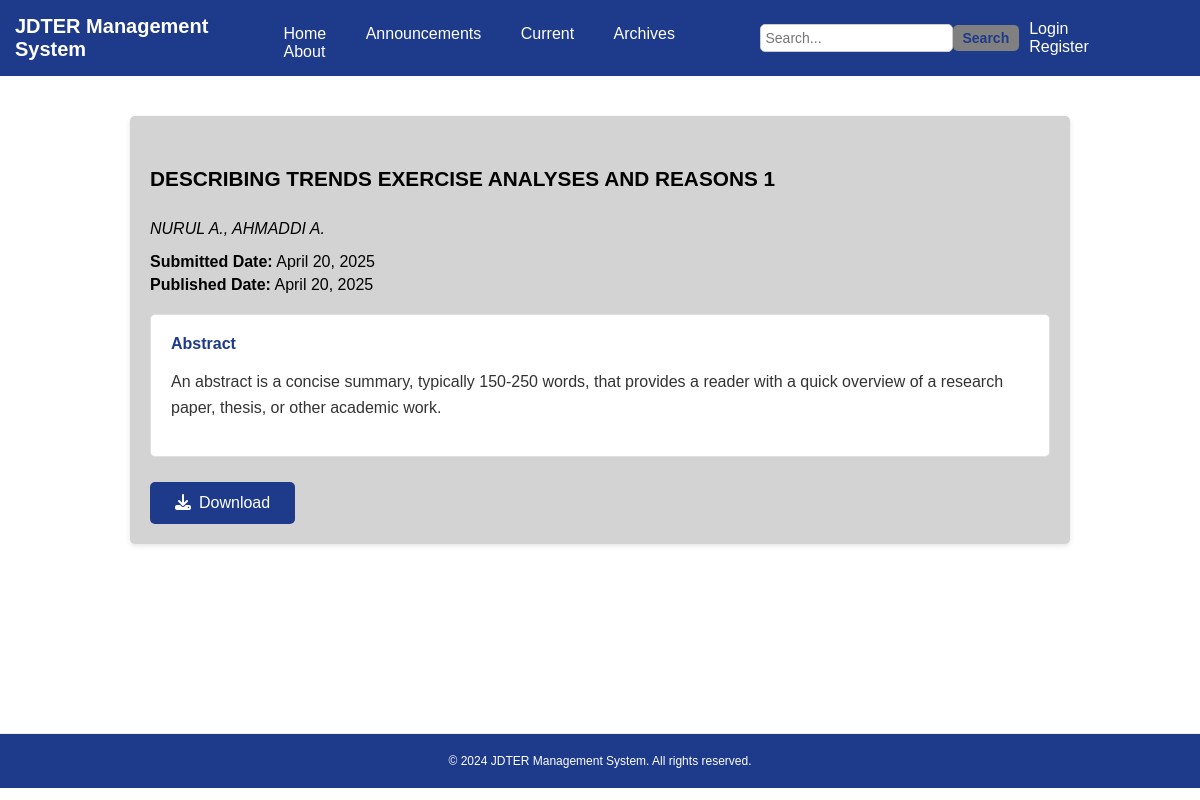
Screenshot of /read_article.php?id=191 with the database file from the repository.
### tables this page shows
CREATE TABLE `metadata` (
  `metadata_id` int(11) NOT NULL,
  `submission_id` int(11) NOT NULL,
  `title` varchar(255) NOT NULL,
  `abstract` text NOT NULL,
  `keywords` varchar(255) DEFAULT NULL,
  `references` text DEFAULT NULL,
  `user_id` int(11) NOT NULL
);

CREATE TABLE `submission_files` (
  `file_id` int(11) NOT NULL,
  `submission_id` int(11) NOT NULL,
  `file_type` enum('article','research_instrument','research_materials','research_results','transcript','data_analysis','data_set','source_texts','other') NOT NULL,
  `file_path` varchar(255) NOT NULL,
  `file_name` varchar(255) NOT NULL,
  `file_extension` varchar(10) DEFAULT NULL,
  `uploaded_at` timestamp NOT NULL DEFAULT current_timestamp(),
  `file_size` int(11) DEFAULT NULL,
  `user_id` int(11) NOT NULL
);

CREATE TABLE `publish_article` (
  `publish_id` int(11) NOT NULL,
  `submission_id` int(11) NOT NULL,
  `status` enum('Not Published Yet','Published') DEFAULT 'Not Published Yet',
  `published_at` timestamp NOT NULL DEFAULT current_timestamp()
);

### read_article.php (the view, shortened to what this page needs)
<?php
require 'db_connection.php';
$submission_id = $_GET['id'];
$meta_stmt = $pdo->prepare("SELECT title, abstract FROM metadata WHERE submission_id = ?");
$meta_stmt->execute([$submission_id]);
$metadata = $meta_stmt->fetch(PDO::FETCH_ASSOC);
$contrib_stmt = $pdo->prepare("SELECT name FROM contributors WHERE submission_id = ?");
$contrib_stmt->execute([$submission_id]);
$contributors = $contrib_stmt->fetchAll(PDO::FETCH_ASSOC);
$file_stmt = $pdo->prepare("SELECT file_id, uploaded_at, file_path, file_name FROM submission_files WHERE submission_id = ? ORDER BY uploaded_at ASC LIMIT 1");
$file_stmt->execute([$submission_id]);
$file_data = $file_stmt->fetch(PDO::FETCH_ASSOC);
$publish_stmt = $pdo->prepare("SELECT published_at FROM publish_article WHERE submission_id = ?");
$publish_stmt->execute([$submission_id]);
$publish_data = $publish_stmt->fetch(PDO::FETCH_ASSOC);
?>
<!DOCTYPE html>
<html lang="en">
<head>
    <link rel="stylesheet" href="https://cdnjs.cloudflare.com/ajax/libs/font-awesome/6.5.0/css/all.min.css">
</head>
<body class="index-page">
    <header>
        <h1 style="margin: 0; font-size: 20px;">JDTER Management System</h1>
        <nav>
            <ul class="main-links">
                <li><a href="index.php">Home</a></li>
                <li><a href="announcement.php">Announcements</a></li>
                <li><a href="current.php">Current</a></li>
                <li><a href="archives.php">Archives</a></li>
                <li><a href="about.php">About</a></li>
            </ul>
        </nav>
        <div class="search-bar">
            <input type="text" placeholder="Search...">
            <button>Search</button>
        </div>
        <ul class="auth-links">
            <li>
                <a href="#">Login</a>
            </li>
            <li><a href="register.php">Register</a></li>
        </ul>
    </header>
    <main>
        <section class="article-details">
            <?php if ($metadata): ?>
                <h2 class="article-title"><?= htmlspecialchars($metadata['title']) ?></h2>
                <div class="authors-list">
                    <?php
                    $formatted_names = [];
                    foreach ($contributors as $contributor) {
                        $name_parts = explode(' ', $contributor['name']);
                        $first_name = $name_parts[0];
                        $last_name = end($name_parts);
                        $formatted_name = $first_name . ' ' . strtoupper(substr($last_name, 0, 1)) . '.';
                        $formatted_names[] = htmlspecialchars($formatted_name);
                    }
                    echo implode(', ', $formatted_names);
                    ?>
                </div>
                <div class="dates">
                    <p><strong>Submitted Date:</strong> <?= date('F j, Y', strtotime($file_data['uploaded_at'])) ?></p>
                    <p><strong>Published Date:</strong> <?= date('F j, Y', strtotime($publish_data['published_at'])) ?></p>
                </div>
                <div class="abstract-section">
                    <h3>Abstract</h3>
                    <p><?= nl2br(htmlspecialchars($metadata['abstract'])) ?></p>
                </div>
                <?php if (!empty($file_data['file_path'])): ?>
                    <a href="download.php?file_id=<?= $file_data['file_id'] ?>" class="download-btn">
                        <i class="fa fa-download" style="margin-right: 8px;"></i>Download
                    </a>
                <?php else: ?>
                    <p class="no-file">No manuscript file available.</p>
                <?php endif; ?>
            <?php else: ?>
                <p class="error">Article details not found.</p>
            <?php endif; ?>
        </section>
    </main>
    <footer>
        <p>&copy; 2024 JDTER Management System. All rights reserved.</p>
    </footer>
</body>
</html>

### read_article.php (style rules this page uses)
body { font-family: Arial, sans-serif; margin: 0; padding: 0; background-color: white; color: black; }
header { background-color: #1e3a8a !important; color: #fff; padding: 15px; display: flex; justify-content: space-between; align-items: center; }
h1 { margin: 0; font-size: 24px; font-weight: bold; }
nav { margin-top: 10px; }
.main-links, .auth-links { list-style-type: none; padding: 0; margin: 0; }
.main-links li, .auth-links li { display: inline-block; margin-right: 15px; }
.main-links a, .auth-links a { color: #fff; text-decoration: none; font-size: 16px; padding: 5px 10px; border-radius: 5px; }
.search-bar { display: flex; align-items: center; }
.search-bar input { padding: 5px; font-size: 14px; border-radius: 5px; border: 1px solid #ccc; }
.search-bar button { padding: 5px 10px; font-size: 14px; border-radius: 5px; background-color: gray; color: #1e3a8a; font-weight: bold; border: none; cursor: pointer; }
main { padding: 20px; }
h2 { color: #1e3a8a; margin-bottom: 20px; text-align: center; }
footer p { font-size: 12px !important; text-align: center; color: white !important; position: fixed; bottom: 0; left: 0; width: 100%; background-color: #1e3a8a; padding: 20px 0; border-top: 1px solid #eee; }
.article-details { max-width: 900px; margin: 20px auto; padding: 20px; background-color: lightgray; border-radius: 5px; box-shadow: 0 2px 5px rgba(0, 0, 0, 0.1); text-align: left; }
.article-title { font-size: 1.3rem; font-weight: bold; color: #000; text-decoration: none; cursor: pointer; line-height: 2.5; margin-bottom: 15px; text-align: left; }
.authors-list { color: #000; font-size: 1rem; margin-bottom: 15px; font-style: italic; }
.dates { color: #000; font-size: 1rem; margin-bottom: 20px; }
.dates p { margin: 5px 0; }
.abstract-section { background-color: white; padding: 20px; border-radius: 5px; margin-bottom: 25px; border: 1px solid #e0e0e0; }
.abstract-section h3 { color: #1e3a8a; margin-top: 0; margin-bottom: 15px; font-size: 1rem; }
.abstract-section p { line-height: 1.6; color: #333; }
.download-btn { display: inline-block; padding: 12px 25px; background-color: #1e3a8a; color: white; text-decoration: none; border-radius: 5px; font-size: 16px; font-weight: 500; transition: all 0.3s ease; border: none; cursor: pointer; }
.download-btn i { margin-right: 8px; }

### rows the page displays
metadata: title "DESCRIBING TRENDS EXERCISE ANALYSES AND REASONS 1", abstract "An abstract is a concise summary, typically 150-250 words, that provides a reader with a quick overview of a research paper, thesis, or other academic work."
submission_files: uploaded_at "April 20, 2025"
publish_article: published_at "April 20, 2025"

### other values shown
implode(', ', $formatted_names) "NURUL A., AHMADDI A."
